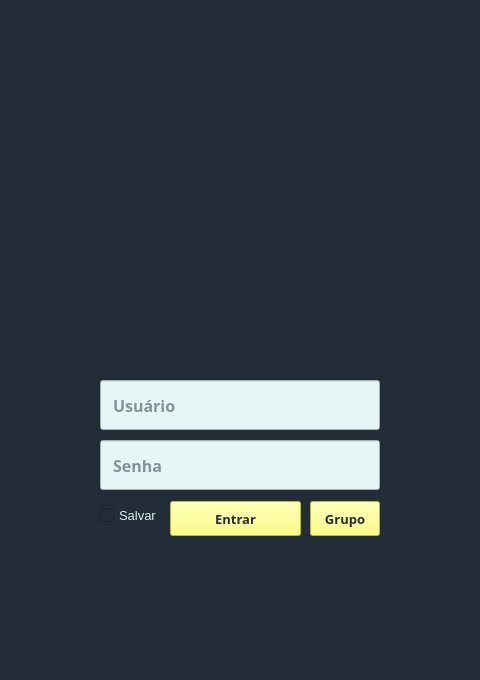
<?xml version="1.0" encoding="UTF-8"?>
<ui version="4.0">
 <class>BotH51</class>
 <widget class="QMainWindow" name="BotH51">
  <property name="geometry">
   <rect>
    <x>0</x>
    <y>0</y>
    <width>480</width>
    <height>680</height>
   </rect>
  </property>
  <property name="minimumSize">
   <size>
    <width>480</width>
    <height>680</height>
   </size>
  </property>
  <property name="maximumSize">
   <size>
    <width>480</width>
    <height>680</height>
   </size>
  </property>
  <property name="windowTitle">
   <string>BotH51</string>
  </property>
  <property name="styleSheet">
   <string notr="true">QWidget {
	background-color: rgb(35,45,55);

}</string>
  </property>
  <property name="toolButtonStyle">
   <enum>Qt::ToolButtonIconOnly</enum>
  </property>
  <widget class="QWidget" name="janelaLogin">
   <widget class="QFrame" name="frame">
    <property name="geometry">
     <rect>
      <x>110</x>
      <y>100</y>
      <width>260</width>
      <height>180</height>
     </rect>
    </property>
    <property name="styleSheet">
     <string notr="true">background-image: url(:/logo1/Untitled-1.png);
border: none;
background-repeat: no-repeat;
background-position: center;</string>
    </property>
    <property name="frameShape">
     <enum>QFrame::StyledPanel</enum>
    </property>
    <property name="frameShadow">
     <enum>QFrame::Raised</enum>
    </property>
   </widget>
   <widget class="QLineEdit" name="lineUsuario">
    <property name="geometry">
     <rect>
      <x>100</x>
      <y>380</y>
      <width>280</width>
      <height>50</height>
     </rect>
    </property>
    <property name="font">
     <font>
      <family>CocoSharpL-ExtraboldItalic</family>
      <pointsize>12</pointsize>
      <weight>75</weight>
      <bold>true</bold>
     </font>
    </property>
    <property name="styleSheet">
     <string notr="true">QLineEdit {
	background-color: rgb(230,245,245);
	padding: 10px;
	color: rgb(35,45,55);
}
QLineEdit:hover {
	background-color: rgb(255,255,100);
	border: 3px solid rgb(255,255,100);
	padding: 10px;
	color: rgb(35,45,55);
}
</string>
    </property>
    <property name="inputMask">
     <string/>
    </property>
    <property name="text">
     <string/>
    </property>
    <property name="placeholderText">
     <string>Usuário</string>
    </property>
   </widget>
   <widget class="QLineEdit" name="lineSenha">
    <property name="geometry">
     <rect>
      <x>100</x>
      <y>440</y>
      <width>280</width>
      <height>50</height>
     </rect>
    </property>
    <property name="font">
     <font>
      <family>CocoSharpL-ExtraboldItalic</family>
      <pointsize>12</pointsize>
      <weight>75</weight>
      <bold>true</bold>
     </font>
    </property>
    <property name="styleSheet">
     <string notr="true">QLineEdit {
	background-color: rgb(230,245,245);
	padding: 10px;
	color: rgb(35,45,55);
}
QLineEdit:hover {
	background-color: rgb(255,255,100);
	border: 3px solid rgb(255,255,100);
	padding: 10px;
	color: rgb(35,45,55);
}
</string>
    </property>
    <property name="inputMask">
     <string/>
    </property>
    <property name="text">
     <string/>
    </property>
    <property name="placeholderText">
     <string>Senha</string>
    </property>
   </widget>
   <widget class="QCheckBox" name="salvarlogin">
    <property name="geometry">
     <rect>
      <x>100</x>
      <y>500</y>
      <width>61</width>
      <height>31</height>
     </rect>
    </property>
    <property name="font">
     <font>
      <pointsize>10</pointsize>
     </font>
    </property>
    <property name="cursor">
     <cursorShape>PointingHandCursor</cursorShape>
    </property>
    <property name="styleSheet">
     <string notr="true">QCheckBox:hover {
	color: rgb(255, 255, 100);
}
QCheckBox {
	color: rgb(213,240,237);
}
</string>
    </property>
    <property name="text">
     <string>Salvar</string>
    </property>
   </widget>
   <widget class="QPushButton" name="buttonEntrar">
    <property name="geometry">
     <rect>
      <x>170</x>
      <y>501</y>
      <width>131</width>
      <height>35</height>
     </rect>
    </property>
    <property name="font">
     <font>
      <family>CocoSharpL-ExtraboldItalic</family>
      <pointsize>10</pointsize>
      <weight>75</weight>
      <bold>true</bold>
     </font>
    </property>
    <property name="cursor">
     <cursorShape>PointingHandCursor</cursorShape>
    </property>
    <property name="styleSheet">
     <string notr="true">background-color: rgb(255, 255, 100);
color: rgb(35,45,55);</string>
    </property>
    <property name="text">
     <string>Entrar</string>
    </property>
    <property name="shortcut">
     <string>Return</string>
    </property>
   </widget>
   <widget class="QPushButton" name="buttonQrcode">
    <property name="geometry">
     <rect>
      <x>310</x>
      <y>501</y>
      <width>70</width>
      <height>35</height>
     </rect>
    </property>
    <property name="font">
     <font>
      <family>CocoSharpL-ExtraboldItalic</family>
      <pointsize>10</pointsize>
      <weight>75</weight>
      <bold>true</bold>
     </font>
    </property>
    <property name="cursor">
     <cursorShape>PointingHandCursor</cursorShape>
    </property>
    <property name="styleSheet">
     <string notr="true">background-color: rgb(255, 255, 100);
color: rgb(35,45,55);</string>
    </property>
    <property name="text">
     <string>Grupo</string>
    </property>
   </widget>
  </widget>
 </widget>
 <resources>
  <include location="logonologin.qrc"/>
 </resources>
 <connections/>
</ui>
